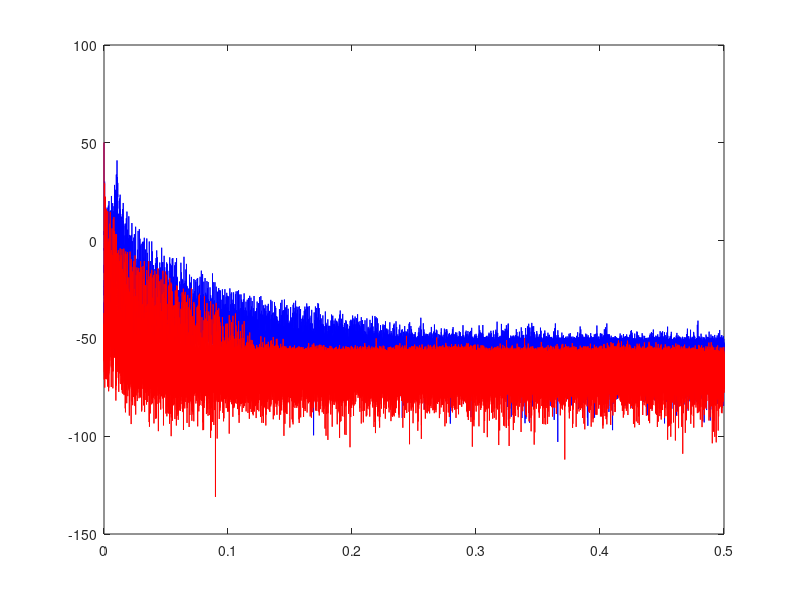

MATLAB code to generate this figure: (Note: this script raises an error after producing the figure.)
clear; clc; close all;

sif_with = load('ws_task2.mat').sif;
sif_without = load('ws_task3.mat').sif;

N = min(length(sif_with), length(sif_without));
sif_with = sif_with(1:N);
sif_without = sif_without(1:N);

spectrum_with = abs(fft(sif_with)).^2 / N;
spectrum_noise = abs(fft(sif_without)).^2 / N;

% real data -> only pos side w/o DC
[~, peak_bin] = max(spectrum_with(2:N/2)); 
peak_bin = peak_bin + 1;

P_signal_bin = spectrum_with(peak_bin);
P_noise_bin = spectrum_noise(peak_bin);

% SNR estimate
SNR_bin = P_signal_bin / max(P_noise_bin, eps);
SNR_dB = 10 * log10(SNR_bin);

fprintf('Frequency-domain SNR at peak bin: %.2f dB\n', SNR_dB);

% some plotting 
f = linspace(0, 1, N);  
figure;
plot(f(1:N/2), 10*log10(spectrum_with(1:N/2)), 'b', 'DisplayName', 'Signal+Noise');
hold on;
plot(f(1:N/2), 10*log10(spectrum_noise(1:N/2)), 'r', 'DisplayName', 'Noise Only');
xline(f(peak_bin), '--k', 'DisplayName', 'Peak');
legend; grid on;
xlabel('Normalized Frequency');
ylabel('Power (dB)');
title('FFT Spectra');